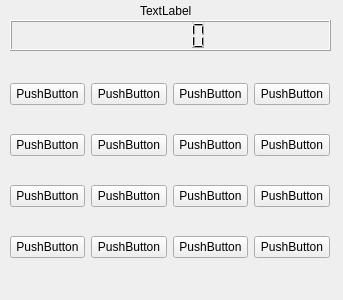
<?xml version="1.0" encoding="UTF-8"?>
<ui version="4.0">
 <class>Form</class>
 <widget class="QWidget" name="Form">
  <property name="geometry">
   <rect>
    <x>0</x>
    <y>0</y>
    <width>343</width>
    <height>300</height>
   </rect>
  </property>
  <property name="windowTitle">
   <string>Form</string>
  </property>
  <widget class="QLabel" name="label">
   <property name="geometry">
    <rect>
     <x>140</x>
     <y>0</y>
     <width>51</width>
     <height>21</height>
    </rect>
   </property>
   <property name="text">
    <string>TextLabel</string>
   </property>
  </widget>
  <widget class="QLCDNumber" name="lcdNumber">
   <property name="geometry">
    <rect>
     <x>10</x>
     <y>20</y>
     <width>321</width>
     <height>31</height>
    </rect>
   </property>
  </widget>
  <widget class="QWidget" name="gridLayoutWidget">
   <property name="geometry">
    <rect>
     <x>10</x>
     <y>60</y>
     <width>320</width>
     <height>221</height>
    </rect>
   </property>
   <layout class="QGridLayout" name="gridLayout">
    <item row="3" column="3">
     <widget class="QPushButton" name="pushButton">
      <property name="text">
       <string>PushButton</string>
      </property>
     </widget>
    </item>
    <item row="3" column="4">
     <widget class="QPushButton" name="pushButton_2">
      <property name="text">
       <string>PushButton</string>
      </property>
     </widget>
    </item>
    <item row="4" column="5">
     <widget class="QPushButton" name="pushButton_7">
      <property name="text">
       <string>PushButton</string>
      </property>
     </widget>
    </item>
    <item row="3" column="6">
     <widget class="QPushButton" name="pushButton_4">
      <property name="text">
       <string>PushButton</string>
      </property>
     </widget>
    </item>
    <item row="3" column="5">
     <widget class="QPushButton" name="pushButton_3">
      <property name="text">
       <string>PushButton</string>
      </property>
     </widget>
    </item>
    <item row="4" column="3">
     <widget class="QPushButton" name="pushButton_5">
      <property name="text">
       <string>PushButton</string>
      </property>
     </widget>
    </item>
    <item row="4" column="4">
     <widget class="QPushButton" name="pushButton_6">
      <property name="text">
       <string>PushButton</string>
      </property>
     </widget>
    </item>
    <item row="4" column="6">
     <widget class="QPushButton" name="pushButton_8">
      <property name="text">
       <string>PushButton</string>
      </property>
     </widget>
    </item>
    <item row="5" column="4">
     <widget class="QPushButton" name="pushButton_10">
      <property name="text">
       <string>PushButton</string>
      </property>
     </widget>
    </item>
    <item row="5" column="5">
     <widget class="QPushButton" name="pushButton_11">
      <property name="text">
       <string>PushButton</string>
      </property>
     </widget>
    </item>
    <item row="5" column="3">
     <widget class="QPushButton" name="pushButton_9">
      <property name="text">
       <string>PushButton</string>
      </property>
     </widget>
    </item>
    <item row="5" column="6">
     <widget class="QPushButton" name="pushButton_12">
      <property name="text">
       <string>PushButton</string>
      </property>
     </widget>
    </item>
    <item row="6" column="3">
     <widget class="QPushButton" name="pushButton_13">
      <property name="text">
       <string>PushButton</string>
      </property>
     </widget>
    </item>
    <item row="6" column="4">
     <widget class="QPushButton" name="pushButton_14">
      <property name="text">
       <string>PushButton</string>
      </property>
     </widget>
    </item>
    <item row="6" column="5">
     <widget class="QPushButton" name="pushButton_15">
      <property name="text">
       <string>PushButton</string>
      </property>
     </widget>
    </item>
    <item row="6" column="6">
     <widget class="QPushButton" name="pushButton_16">
      <property name="text">
       <string>PushButton</string>
      </property>
     </widget>
    </item>
   </layout>
  </widget>
 </widget>
 <resources/>
 <connections/>
</ui>
